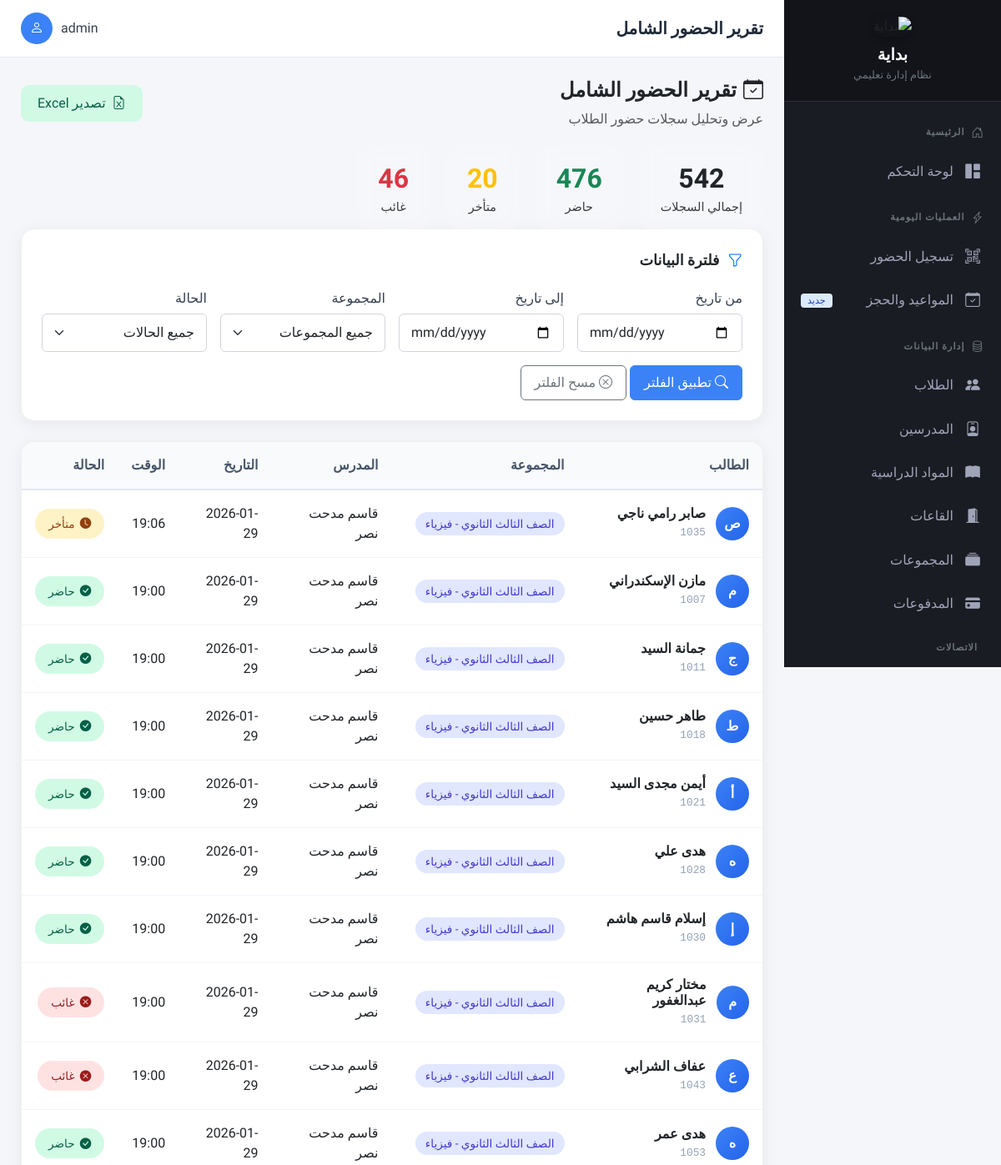
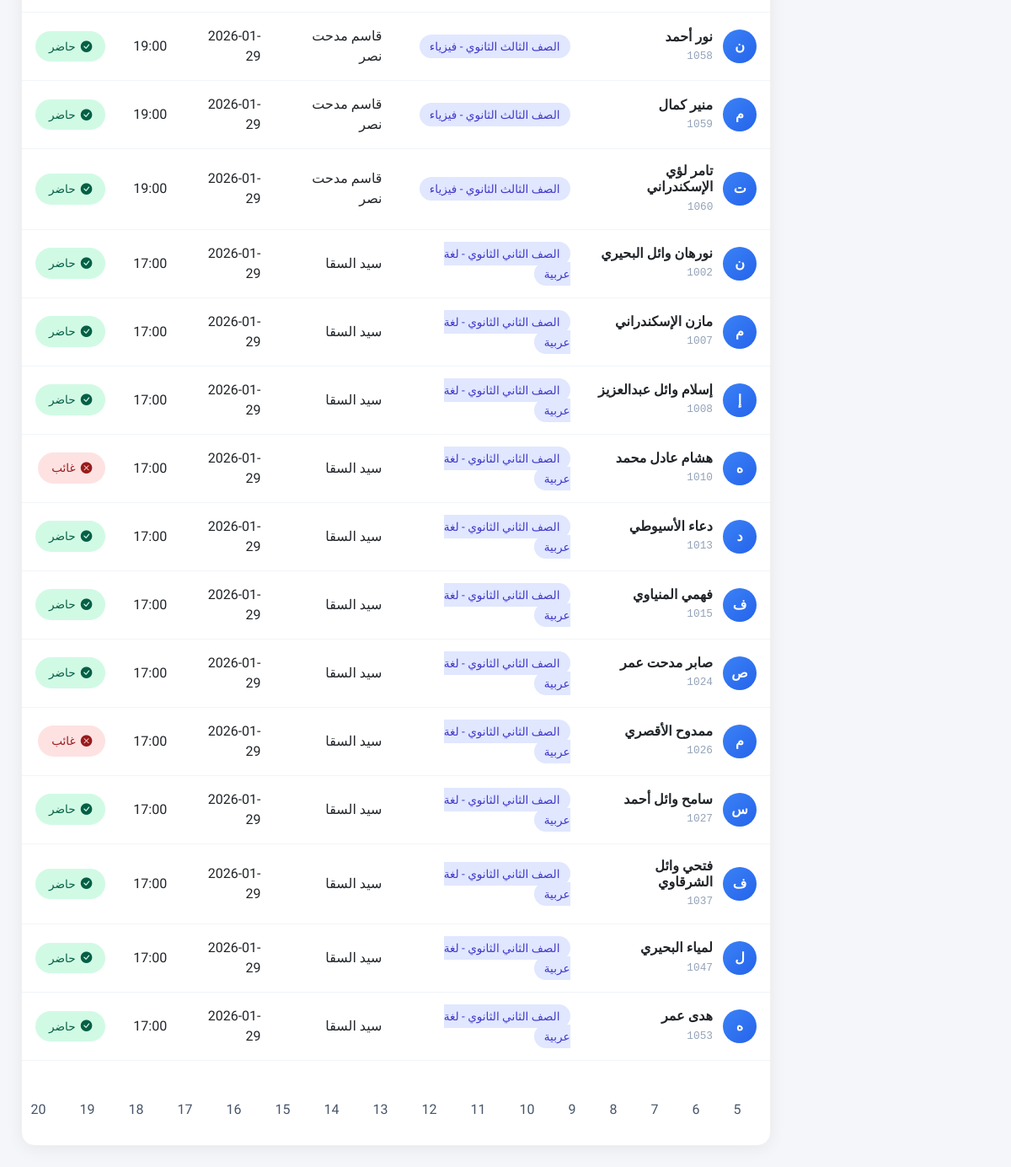
The page /reports/attendance/ (signed in) on the database as committed earlier (2 pictures, top to bottom).
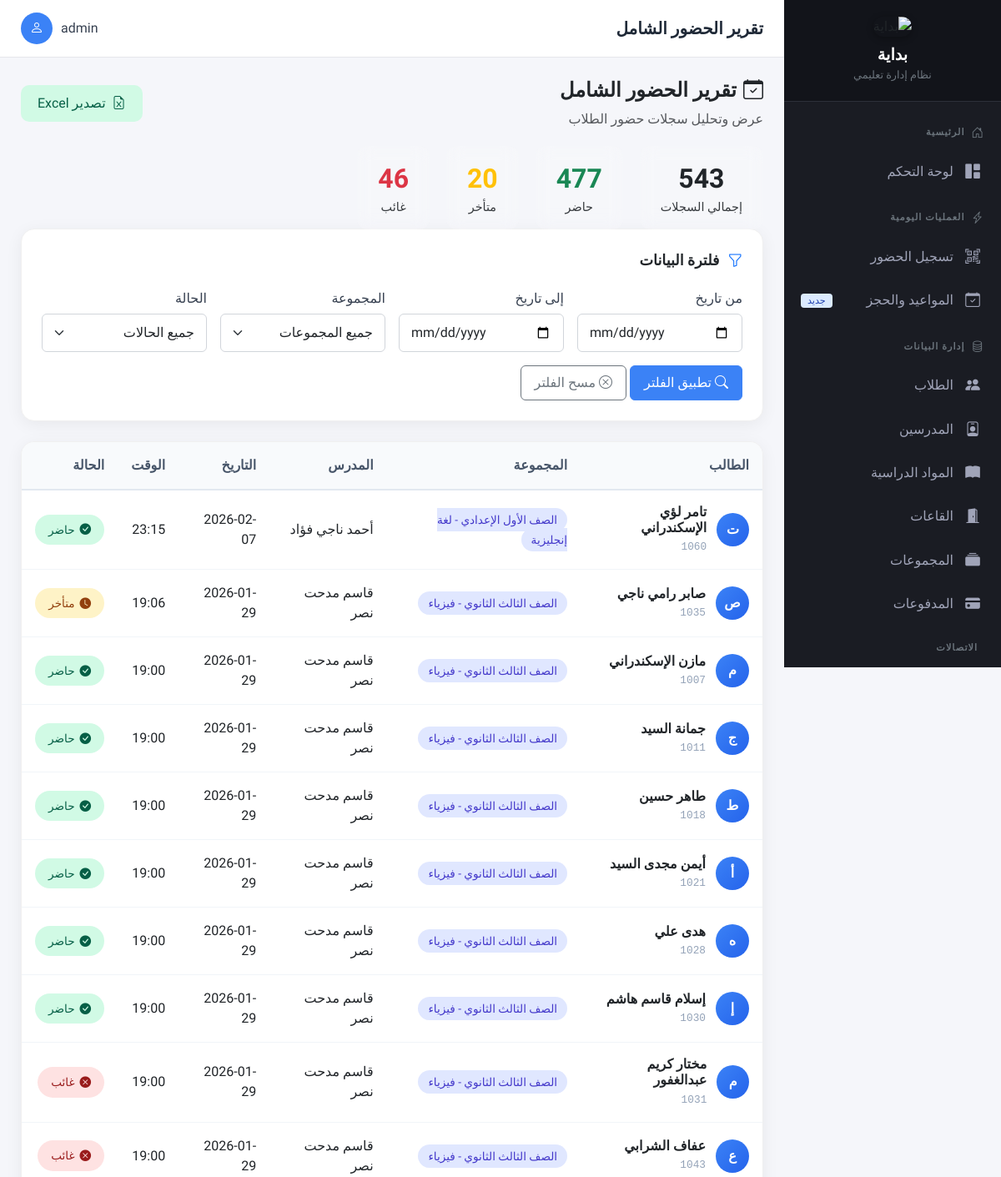
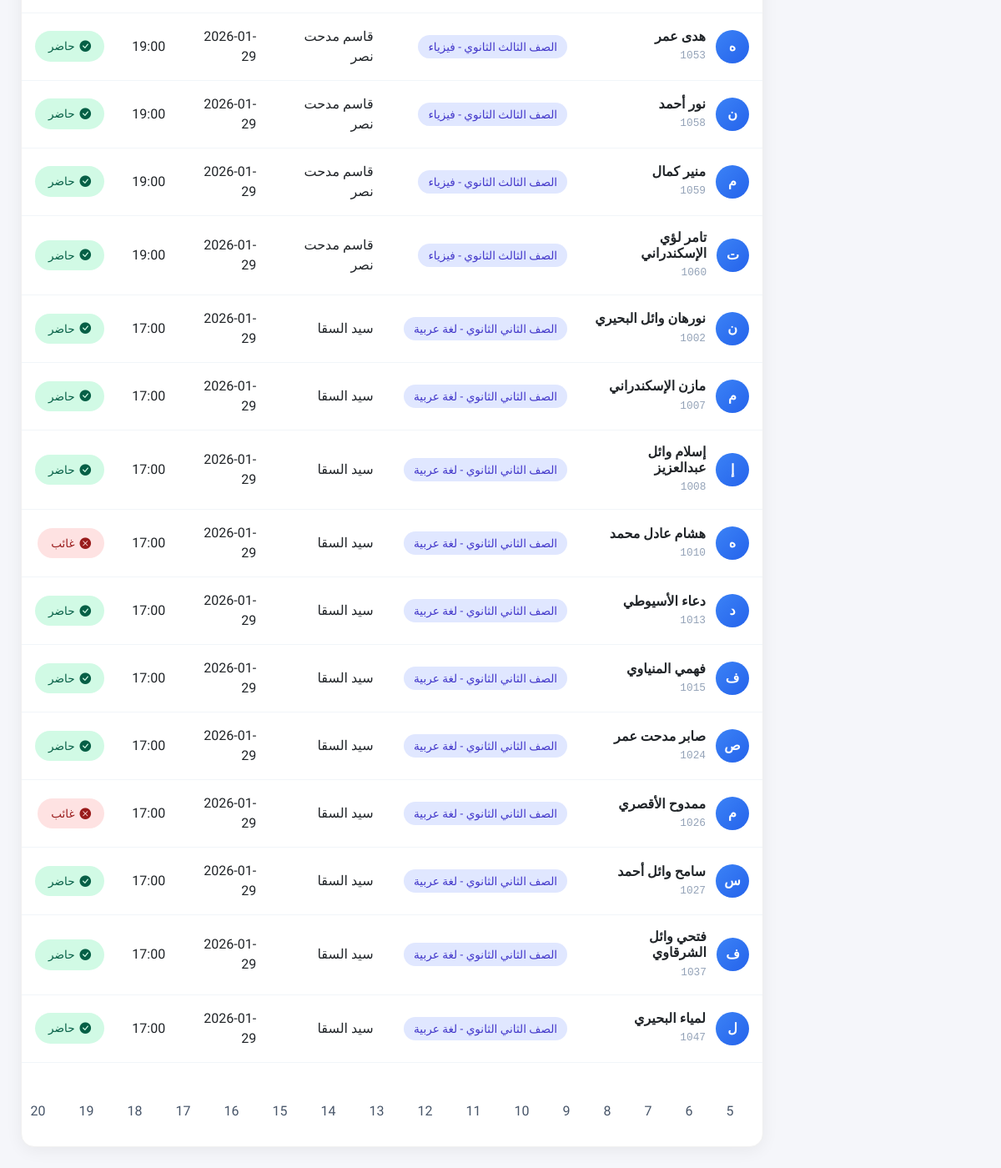
The same page on the database as committed later (2 pictures, top to bottom).
### apps/attendance/models.py (models this page shows, shortened)
class Attendance(models.Model):
    STATUS_CHOICES = [
        ('present', 'حاضر'),
        ('late', 'متأخر'),
        ('absent', 'غائب'),
    ]
    attendance_id = models.AutoField(primary_key=True)
    student = models.ForeignKey(
        'students.Student',
        on_delete=models.CASCADE,
        related_name='attendances'
    )
    session = models.ForeignKey(
        Session,
        on_delete=models.CASCADE,
        related_name='attendances'
    )
    scan_time = models.DateTimeField(default=timezone.now)
    status = models.CharField(max_length=10, choices=STATUS_CHOICES)
    rejection_reason = models.CharField(max_length=255, blank=True)
    supervisor = models.ForeignKey(
        'accounts.User',
        on_delete=models.SET_NULL,
        null=True,
        related_name='supervised_attendances',
        verbose_name="المشرف المسجل"
    )
    created_at = models.DateTimeField(auto_now_add=True)
    class Meta:
        db_table = 'attendances'
        unique_together = ['student', 'session']
        ordering = ['-scan_time']

class Session(models.Model):
    session_id = models.AutoField(primary_key=True)
    group = models.ForeignKey(
        'teachers.Group',
        on_delete=models.CASCADE,
        related_name='sessions'
    )
    session_date = models.DateField(default=timezone.now)
    teacher_attended = models.BooleanField(default=False)
    teacher_checkin_time = models.DateTimeField(null=True, blank=True)
    is_cancelled = models.BooleanField(default=False)
    cancellation_reason = models.TextField(blank=True)
    notification_sent = models.BooleanField(default=False)
    created_at = models.DateTimeField(auto_now_add=True)
    class Meta:
        db_table = 'sessions'
        unique_together = ['group', 'session_date']
        ordering = ['-session_date']

### apps/students/models.py (models this page shows, shortened)
class Student(models.Model):
    GENDER_CHOICES = [
        ('male', 'ذكر'),
        ('female', 'أنثى'),
    ]
    EDUCATION_STAGE_CHOICES = [
        ('primary', 'ابتدائي'),
        ('preparatory', 'إعدادي'),
        ('secondary', 'ثانوي'),
    ]
    EDUCATION_YEAR_CHOICES = [
        ('1', 'أولى'),
        ('2', 'ثانية'),
        ('3', 'ثالثة'),
    ]
    EDUCATION_TYPE_CHOICES = [
        ('general', 'عام'),
        ('languages', 'لغات'),
        ('experimental', 'تجريبي'),
    ]
    student_id = models.AutoField(primary_key=True)
    student_code = models.CharField(
        max_length=10,
        unique=True,
        db_index=True,
        verbose_name="كود الطالب",
        help_text="كود قصير ومميز (مثال: 1001، 5050)"
    )
    full_name = models.CharField(max_length=255, verbose_name="الاسم الكامل")
    gender = models.CharField(
        max_length=10,
        choices=GENDER_CHOICES,
        default='male',
        verbose_name="النوع",
        help_text="لتحديد نوع المجموعة المناسبة"
    )
    education_stage = models.CharField(
        max_length=20,
        choices=EDUCATION_STAGE_CHOICES,
        blank=True,
        verbose_name="المرحلة الدراسية"
    )
    education_year = models.CharField(
        max_length=5,
        choices=EDUCATION_YEAR_CHOICES,
        blank=True,
        verbose_name="السنة الدراسية"
    )
    education_type = models.CharField(
        max_length=20,
        choices=EDUCATION_TYPE_CHOICES,
        default='general',
        verbose_name="نوع التعليم"
    )
    groups = models.ManyToManyField(
        'teachers.Group',
        through='StudentGroupEnrollment',
        related_name='enrolled_students',
        verbose_name="المجموعات"
    )
    phone_regex = RegexValidator(
        regex=r'^\+?1?\d{9,15}$',
        message="رقم الهاتف يجب أن يكون بالصيغة: '+999999999'"
    )
    student_phone = models.CharField(
        validators=[RegexValidator(
            regex=r'^\+?1?\d{9,15}$',
            message="رقم الهاتف يجب أن يكون بالصيغة: '+999999999'"
        )],
        max_length=17,
        blank=True,
        verbose_name="رقم الطالب"
    )
    parent_phone = models.CharField(
        validators=[RegexValidator(
            regex=r'^\+?1?\d{9,15}$',
            message="رقم الهاتف يجب أن يكون بالصيغة: '+999999999'"
        )],
        max_length=17,
        verbose_name="هاتف ولي الأمر",
        help_text="للأولاد = الأب، للبنات = الأم/الأخت"
    )
    date_of_birth = models.DateField(
        null=True,
        blank=True,
        verbose_name="تاريخ الميلاد"
    )
    school_name = models.CharField(
        max_length=100,
        blank=True,
        verbose_name="اسم المدرسة"
    )
    grade = models.CharField(
        max_length=50,
        blank=True,
        verbose_name="الصف الدراسي"
    )
    address = models.TextField(
        blank=True,
        verbose_name="العنوان"
    )
    parent_name = models.CharField(
        max_length=255,
        blank=True,
        verbose_name="اسم ولي الأمر"
    )
    is_active = models.BooleanField(default=True, verbose_name="نشط")
    created_at = models.DateTimeField(auto_now_add=True)
    updated_at = models.DateTimeField(auto_now=True)
    class Meta:
        db_table = 'students'
        verbose_name = 'طالب'
        verbose_name_plural = 'الطلاب'
        ordering = ['-created_at']

### apps/teachers/models.py (models this page shows, shortened)
class Group(models.Model):
    DAYS_CHOICES = [
        ('Saturday', 'السبت'),
        ('Sunday', 'الأحد'),
        ('Monday', 'الاثنين'),
        ('Tuesday', 'الثلاثاء'),
        ('Wednesday', 'الأربعاء'),
        ('Thursday', 'الخميس'),
        ('Friday', 'الجمعة'),
    ]
    GENDER_CHOICES = [
        ('male', 'بنين فقط'),
        ('female', 'بنات فقط'),
        ('mixed', 'مختلط'),
    ]
    EDUCATION_STAGE_CHOICES = [
        ('primary', 'ابتدائي'),
        ('preparatory', 'إعدادي'),
        ('secondary', 'ثانوي'),
    ]
    EDUCATION_YEAR_CHOICES = [
        ('1', 'الصف الأول'),
        ('2', 'الصف الثاني'),
        ('3', 'الصف الثالث'),
        ('4', 'الصف الرابع'),
        ('5', 'الصف الخامس'),
        ('6', 'الصف السادس'),
    ]
    group_id = models.AutoField(primary_key=True)
    group_name = models.CharField(max_length=100, verbose_name="اسم المجموعة")
    teacher = models.ForeignKey(
        Teacher,
        on_delete=models.PROTECT,
        related_name='groups',
        verbose_name="المدرس"
    )
    room = models.ForeignKey(
        Room,
        on_delete=models.PROTECT,
        related_name='groups',
        verbose_name="القاعة",
        null=True,
        blank=True
    )
    schedule_day = models.CharField(
        max_length=10,
        choices=DAYS_CHOICES,
        verbose_name="يوم الحصة"
    )
    schedule_time = models.TimeField(verbose_name="وقت بداية الحصة")
    duration_minutes = models.PositiveIntegerField(
        default=120,
        verbose_name="مدة الحصة (بالدقائق)",
        help_text="مدة الحصة بالدقائق (مثال: 120 = ساعتين)"
    )
    gender_type = models.CharField(
        max_length=10,
        choices=GENDER_CHOICES,
        default='mixed',
        verbose_name="نوع المجموعة (الجنس)"
    )
    education_stage = models.CharField(
        max_length=20,
        choices=EDUCATION_STAGE_CHOICES,
        blank=True,
        verbose_name="المرحلة الدراسية"
    )
    education_year = models.CharField(
        max_length=5,
        choices=EDUCATION_YEAR_CHOICES,
        blank=True,
        verbose_name="السنة الدراسية"
    )
    standard_fee = models.DecimalField(
        max_digits=10,
        decimal_places=2,
        verbose_name="السعر القياسي"
    )
    center_percentage = models.DecimalField(
        max_digits=5,
        decimal_places=2,
        default=30.00,
        verbose_name="نسبة السنتر %"
    )
    is_active = models.BooleanField(default=True)
    created_at = models.DateTimeField(auto_now_add=True)
    class Meta:
        db_table = 'groups'
        verbose_name = 'مجموعة'
        verbose_name_plural = 'المجموعات'

class Teacher(models.Model):
    teacher_id = models.AutoField(primary_key=True)
    full_name = models.CharField(max_length=255, verbose_name="اسم المدرس")
    phone = models.CharField(max_length=17, verbose_name="رقم الهاتف")
    email = models.EmailField(
        blank=True,
        null=True,
        unique=True,
        verbose_name="البريد الإلكتروني",
        help_text="حقل اختياري"
    )
    subjects = models.ManyToManyField(
        Subject,
        blank=True,
        related_name='teachers',
        verbose_name="التخصصات / المواد"
    )
    specialization = models.CharField(
        max_length=100,
        blank=True,
        verbose_name="التخصص (قديم)"
    )
    photo = models.ImageField(
        upload_to='teachers/photos/',
        blank=True,
        null=True,
        verbose_name="الصورة الشخصية",
        help_text="ضرورية لطباعة ظهر كارنيه الطالب"
    )
    hire_date = models.DateField(verbose_name="تاريخ التعيين")
    is_active = models.BooleanField(default=True, verbose_name="نشط")
    created_at = models.DateTimeField(auto_now_add=True)
    updated_at = models.DateTimeField(auto_now=True)
    class Meta:
        db_table = 'teachers'
        verbose_name = 'مدرس'
        verbose_name_plural = 'المدرسين'
        ordering = ['full_name']

### apps/reports/views.py (the view)
# urls.py: path('attendance/', views.attendance_report, name='attendance'),
@login_required
def attendance_report(request):
    from django.core.paginator import Paginator
    date_from = request.GET.get('date_from')
    date_to = request.GET.get('date_to')
    group_id = request.GET.get('group')
    status = request.GET.get('status')
    attendances = Attendance.objects.select_related(
        'student', 'session', 'session__group', 'session__group__teacher'
    ).order_by('-scan_time')
    if date_from:
        attendances = attendances.filter(session__session_date__gte=date_from)
    if date_to:
        attendances = attendances.filter(session__session_date__lte=date_to)
    if group_id:
        attendances = attendances.filter(session__group__group_id=group_id)
    if status:
        attendances = attendances.filter(status=status)
    total_count = attendances.count()
    present_count = attendances.filter(status='present').count()
    late_count = attendances.filter(status='late').count()
    absent_count = attendances.filter(status='absent').count()
    groups = Group.objects.filter(is_active=True)
    paginator = Paginator(attendances, 25)
    page_number = request.GET.get('page', 1)
    page_obj = paginator.get_page(page_number)
    context = {
        'page_obj': page_obj,
        'total_count': total_count,
        'present_count': present_count,
        'late_count': late_count,
        'absent_count': absent_count,
        'groups': groups,
        'date_from': date_from,
        'date_to': date_to,
        'selected_group': group_id,
        'selected_status': status,
    }
    return render(request, 'reports/attendance.html', context)

### templates/reports/attendance.html (shortened to what the changed rows need)
{% extends 'base.html' %}
{% block page_title %}تقرير الحضور الشامل{% endblock %}
{% block content %}
<div class="report-header">
    <div class="d-flex justify-content-between align-items-center flex-wrap gap-3">
        <div>
            <h2><i class="bi bi-calendar-check me-2"></i>تقرير الحضور الشامل</h2>
        </div>
    </div>
    <div class="stats-summary">
        <div class="summary-item">
            <div class="summary-number">{{ total_count }}</div>
            <div class="summary-label">إجمالي السجلات</div>
        </div>
        <div class="summary-item">
            <div class="summary-number text-success">{{ present_count }}</div>
            <div class="summary-label">حاضر</div>
        </div>
    </div>
</div>
<div class="data-card">
    <div class="table-responsive">
        <table class="data-table" id="attendanceTable">
            <thead>
                <tr>
                    <th>الطالب</th>
                    <th>المجموعة</th>
                    <th>المدرس</th>
                    <th>التاريخ</th>
                    <th>الوقت</th>
                    <th>الحالة</th>
                </tr>
            </thead>
            <tbody>
                {% for attendance in page_obj %}
                <tr>
                    <td>
                        <div class="student-cell">
                            <div class="student-avatar">
                                {{ attendance.student.full_name|slice:":1" }}
                            </div>
                            <div class="student-info">
                                <h6>{{ attendance.student.full_name }}</h6>
                                <span class="student-code">{{ attendance.student.student_code }}</span>
                            </div>
                        </div>
                    </td>
                    <td>
                        <span class="group-badge">{{ attendance.session.group.group_name }}</span>
                    </td>
                    <td>{{ attendance.session.group.teacher.full_name }}</td>
                    <td>{{ attendance.session.session_date|date:"Y-m-d" }}</td>
                    <td>{{ attendance.scan_time|time:"H:i" }}</td>
                    <td>
                        {% if attendance.status == 'present' %}
                        <span class="status-badge-custom present">
                            <i class="bi bi-check-circle-fill"></i>
                            حاضر
                        </span>
                        {% elif attendance.status == 'late' %}
                        <span class="status-badge-custom late">
                            <i class="bi bi-clock-fill"></i>
                            متأخر
                        </span>
                        {% else %}
                        <span class="status-badge-custom absent">
                            <i class="bi bi-x-circle-fill"></i>
                            غائب
                        </span>
                        {% endif %}
                    </td>
                </tr>
                {% endfor %}
            </tbody>
        </table>
    </div>
    {% if page_obj.has_other_pages %}
    <div class="pagination-modern">
        {% for num in page_obj.paginator.page_range %}
        {% if page_obj.number == num %}
        <span class="current">{{ num }}</span>
        {% else %}
        <a href="?page={{ num }}">{{ num }}</a>
        {% endif %}
        {% endfor %}
    </div>
    {% endif %}
</div>
{% endblock %}

Rows that differ between the two databases and show on the page:
no longer on this page (row unchanged): Attendance: student.full_name "ه", student.full_name "هدى عمر", student.student_code "1053", session.group.group_name "الصف الثاني الثانوي - لغة عربية", session.group.teacher.full_name "سيد السقا", session.session_date "2026-01-29", scan_time "17:00", status "present" (drawn)
added Attendance: student.full_name "ت", student.full_name "تامر لؤي الإسكندراني", student.student_code "1060", session.group.group_name "الصف الأول الإعدادي - لغة إنجليزية", session.group.teacher.full_name "أحمد ناجي فؤاد", session.session_date "2026-02-07", scan_time "23:15", status "present" (drawn)
Other text that changed with them:
{{ total_count }}: "542" → "543"
{{ present_count }}: "476" → "477"
